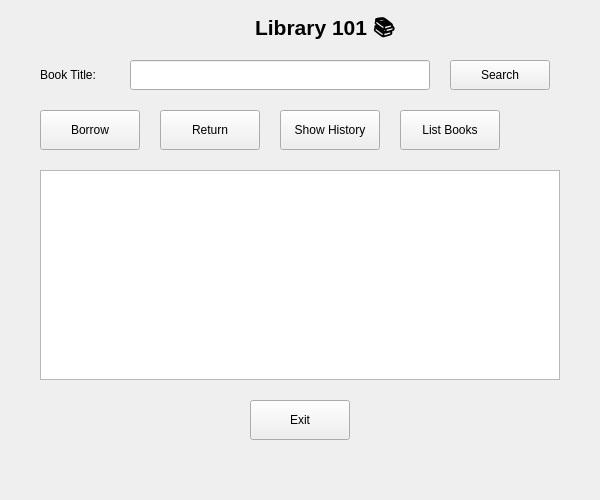
<?xml version="1.0" encoding="UTF-8"?>
<ui version="4.0">
 <class>MainWindow</class>
 <widget class="QMainWindow" name="MainWindow">
  <property name="geometry">
   <rect>
    <x>0</x>
    <y>0</y>
    <width>600</width>
    <height>500</height>
   </rect>
  </property>
  <property name="windowTitle">
   <string>Library 101 📚</string>
  </property>
  <widget class="QWidget" name="centralwidget">
   <widget class="QLabel" name="labelTitle">
    <property name="geometry">
     <rect>
      <x>200</x>
      <y>10</y>
      <width>250</width>
      <height>40</height>
     </rect>
    </property>
    <property name="font">
     <font>
      <pointsize>16</pointsize>
      <bold>true</bold>
     </font>
    </property>
    <property name="text">
     <string>Library 101 📚</string>
    </property>
    <property name="alignment">
     <set>Qt::AlignCenter</set>
    </property>
   </widget>
   <widget class="QLabel" name="labelPrompt">
    <property name="geometry">
     <rect>
      <x>40</x>
      <y>60</y>
      <width>120</width>
      <height>30</height>
     </rect>
    </property>
    <property name="text">
     <string>Book Title:</string>
    </property>
   </widget>
   <widget class="QLineEdit" name="inputTitle">
    <property name="geometry">
     <rect>
      <x>130</x>
      <y>60</y>
      <width>300</width>
      <height>30</height>
     </rect>
    </property>
   </widget>
   <widget class="QPushButton" name="btnSearch">
    <property name="geometry">
     <rect>
      <x>450</x>
      <y>60</y>
      <width>100</width>
      <height>30</height>
     </rect>
    </property>
    <property name="text">
     <string>Search</string>
    </property>
   </widget>
   <widget class="QPushButton" name="btnBorrow">
    <property name="geometry">
     <rect>
      <x>40</x>
      <y>110</y>
      <width>100</width>
      <height>40</height>
     </rect>
    </property>
    <property name="text">
     <string>Borrow</string>
    </property>
   </widget>
   <widget class="QPushButton" name="btnReturn">
    <property name="geometry">
     <rect>
      <x>160</x>
      <y>110</y>
      <width>100</width>
      <height>40</height>
     </rect>
    </property>
    <property name="text">
     <string>Return</string>
    </property>
   </widget>
   <widget class="QPushButton" name="btnHistory">
    <property name="geometry">
     <rect>
      <x>280</x>
      <y>110</y>
      <width>100</width>
      <height>40</height>
     </rect>
    </property>
    <property name="text">
     <string>Show History</string>
    </property>
   </widget>
   <widget class="QPushButton" name="btnListBooks">
    <property name="geometry">
     <rect>
      <x>400</x>
      <y>110</y>
      <width>100</width>
      <height>40</height>
     </rect>
    </property>
    <property name="text">
     <string>List Books</string>
    </property>
   </widget>
   <widget class="QPushButton" name="btnExit">
    <property name="geometry">
     <rect>
      <x>250</x>
      <y>400</y>
      <width>100</width>
      <height>40</height>
     </rect>
    </property>
    <property name="text">
     <string>Exit</string>
    </property>
   </widget>
   <widget class="QTextEdit" name="textOutput">
    <property name="geometry">
     <rect>
      <x>40</x>
      <y>170</y>
      <width>520</width>
      <height>210</height>
     </rect>
    </property>
    <property name="readOnly">
     <bool>true</bool>
    </property>
   </widget>
  </widget>
 </widget>
 <resources/>
 <connections/>
</ui>
